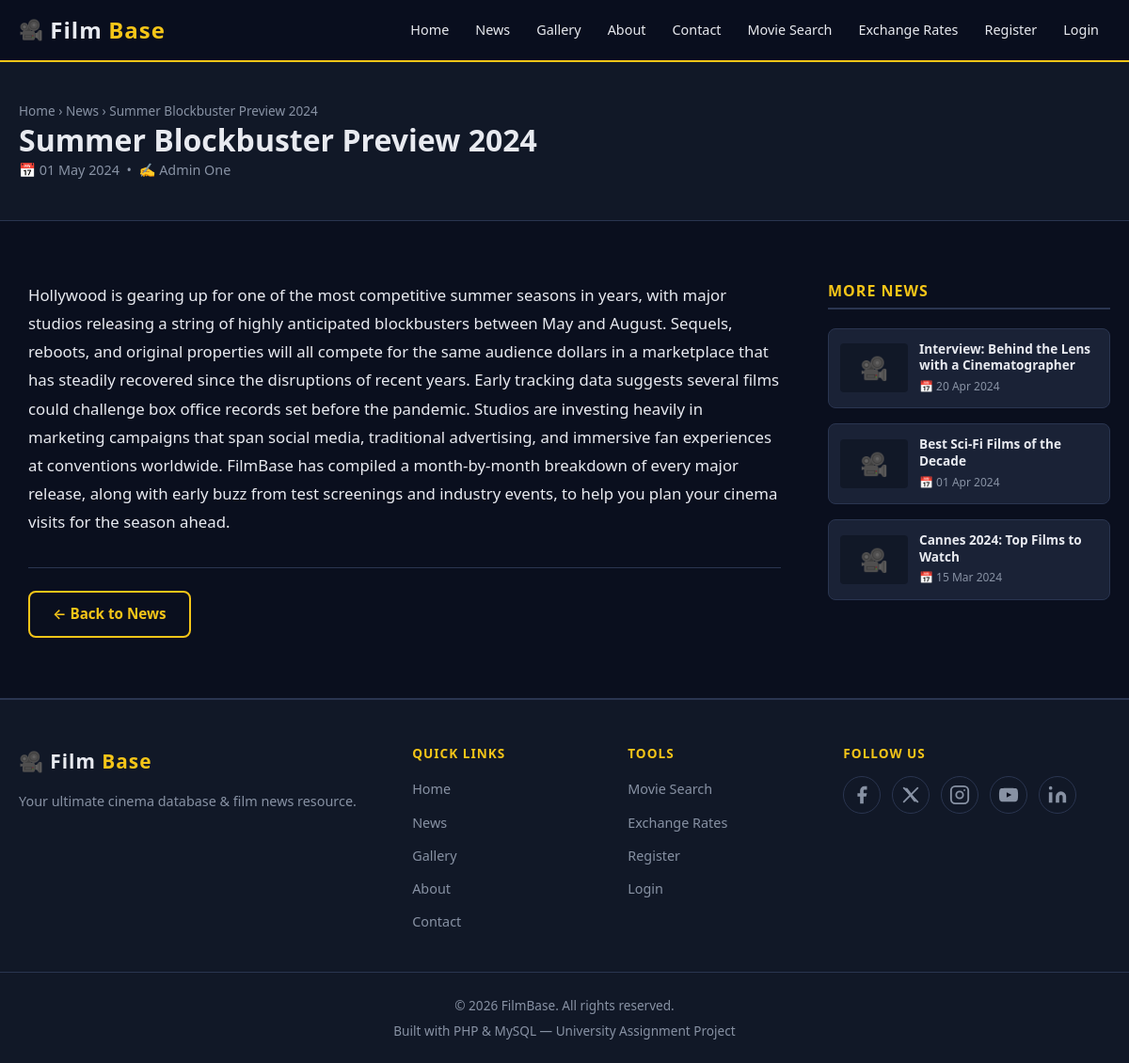
/news-single.php?id=5, run on the app's committed database.
### tables this page shows
CREATE TABLE `news` (
  `id`         INT(11)      NOT NULL AUTO_INCREMENT,
  `user_id`    INT(11)      NOT NULL,
  `title`      VARCHAR(255) NOT NULL,
  `body`       TEXT         NOT NULL,
  `image`      VARCHAR(255) NOT NULL DEFAULT '',
  `created_at` DATETIME     NOT NULL DEFAULT CURRENT_TIMESTAMP,
  PRIMARY KEY (`id`),
  KEY `user_id` (`user_id`)
);

CREATE TABLE `users` (
  `id`         INT(11)      NOT NULL AUTO_INCREMENT,
  `firstname`  VARCHAR(100) NOT NULL,
  `lastname`   VARCHAR(100) NOT NULL,
  `email`      VARCHAR(255) NOT NULL UNIQUE,
  `password`   VARCHAR(255) NOT NULL,
  `country`    VARCHAR(100) NOT NULL DEFAULT '',
  `role`       ENUM('admin','user') NOT NULL DEFAULT 'user',
  `created_at` DATETIME     NOT NULL DEFAULT CURRENT_TIMESTAMP,
  PRIMARY KEY (`id`)
);

### includes/auth.php (called while the page is built, shortened)
<?php
function e(string $str): string {
    return htmlspecialchars($str, ENT_QUOTES, 'UTF-8');
}

### news-single.php (the view, shortened to what this page needs)
<?php
require_once __DIR__ . '/config/db.php';
require_once __DIR__ . '/includes/auth.php';
$id = (int)($_GET['id'] ?? 0);
$stmt = $conn->prepare(
    "SELECT n.id, n.title, n.body, n.image, n.created_at,
            u.firstname, u.lastname
     FROM news n
     LEFT JOIN users u ON u.id = n.user_id
     WHERE n.id = ?
     LIMIT 1"
);
$stmt->bind_param('i', $id);
$stmt->execute();
$article = $stmt->get_result()->fetch_assoc();
$relStmt = $conn->prepare("SELECT id, title, image, created_at FROM news WHERE id != ? ORDER BY created_at DESC LIMIT 3");
$relStmt->bind_param('i', $id);
$relStmt->execute();
$related = $relStmt->get_result()->fetch_all(MYSQLI_ASSOC);
require_once __DIR__ . '/includes/header.php';
?>
<div class="page-hero">
    <div class="container">
        <p class="breadcrumb">
            <a href="/filmbase/index.php">Home</a> &rsaquo;
            <a href="/filmbase/news.php">News</a> &rsaquo;
            <?php echo e(mb_substr($article['title'], 0, 50)) . (mb_strlen($article['title']) > 50 ? '...' : ''); ?>
        </p>
        <h1><?php echo e($article['title']); ?></h1>
        <p class="article-meta">
            &#128197; <?php echo e(date('d M Y', strtotime($article['created_at']))); ?>
            &nbsp;&bull;&nbsp;
            &#9997; <?php echo e($article['firstname'] . ' ' . $article['lastname']); ?>
        </p>
    </div>
</div>
<section class="section">
    <div class="container">
        <div class="single-layout">
            <article class="news-article">
                <div class="article-body">
                    <?php
                    $body = $article['body'];
                    if (strpos($body, '<p') === false) {
                        $paragraphs = array_filter(array_map('trim', explode("\n\n", $body)));
                        foreach ($paragraphs as $para) {
                            echo '<p>' . e($para) . '</p>';
                        }
                    } else {
                        echo $body;
                    }
                    ?>
                </div>
                <div style="margin-top:2rem; padding-top:1.5rem; border-top:1px solid var(--border);">
                    <a href="/filmbase/news.php" class="btn btn-outline">&larr; Back to News</a>
                </div>
            </article>
            <?php if (!empty($related)): ?>
                <aside class="article-sidebar">
                    <h3 class="sidebar-title">More News</h3>
                    <div class="related-list">
                        <?php foreach ($related as $rel): ?>
                            <a href="/filmbase/news-single.php?id=<?php echo (int)$rel['id']; ?>" class="related-card">
                                <div class="related-img">
                                    <?php if (!empty($rel['image'])): ?>
                                        <div class="card-img-placeholder" style="display:none; font-size:1.5rem;">&#127909;</div>
                                    <?php else: ?>
                                        <div class="card-img-placeholder" style="font-size:1.5rem;">&#127909;</div>
                                    <?php endif; ?>
                                </div>
                                <div class="related-info">
                                    <p class="related-title"><?php echo e($rel['title']); ?></p>
                                    <p class="related-date">&#128197; <?php echo e(date('d M Y', strtotime($rel['created_at']))); ?></p>
                                </div>
                            </a>
                        <?php endforeach; ?>
                    </div>
                </aside>
            <?php endif; ?>
        </div>
    </div>
</section>
<?php require_once __DIR__ . '/includes/footer.php'; ?>

### assets/css/style.css (style rules this page uses)
*, *::before, *::after { box-sizing: border-box; margin: 0; padding: 0; }
:root { --bg-primary: #0a0f1e; --bg-secondary: #111827; --bg-card: #1a2236; --bg-input: #0d1426; --accent: #f5c518; --accent-dark: #c9a200; --text-primary: #e8eaf0; --text-muted: #8892a4; --text-dark: #0a0f1e; --border: #2a3550; --danger: #e74c3c; --success: #2ecc71; --radius: 8px; --shadow: 0 4px 20px rgba(0,0,0,0.5); --transition: 0.25s ease; --max-width: 1200px; }
html { scroll-behavior: smooth; }
body { font-family: 'Segoe UI', system-ui, -apple-system, sans-serif; background-color: var(--bg-primary); color: var(--text-primary); line-height: 1.7; font-size: 16px; min-height: 100vh; display: flex; flex-direction: column; }
a { color: var(--accent); text-decoration: none; transition: color var(--transition); }
h1, h2, h3, h4, h5 { line-height: 1.25; color: var(--text-primary); font-weight: 700; }
p { margin-bottom: 1rem; color: var(--text-primary); }
.container { max-width: var(--max-width); margin: 0 auto; padding: 0 1.25rem; }
.section { padding: 4rem 0; }
.btn { display: inline-block; padding: 0.65rem 1.5rem; border-radius: var(--radius); font-size: 0.95rem; font-weight: 600; cursor: pointer; border: 2px solid transparent; transition: background var(--transition), color var(--transition), border-color var(--transition); text-align: center; }
.btn-outline { background: transparent; border-color: var(--accent); color: var(--accent); }
.card-img-placeholder { width: 100%; height: 100%; display: flex; align-items: center; justify-content: center; font-size: 3rem; color: var(--border); }
.page-hero { background: var(--bg-secondary); border-bottom: 1px solid var(--border); padding: 2.5rem 0; }
.page-hero h1 { font-size: 2rem; }
.page-hero p { color: var(--text-muted); margin: 0; }
.breadcrumb { font-size: 0.85rem; color: var(--text-muted); margin-bottom: 0.5rem; }
.breadcrumb a { color: var(--text-muted); }
.news-article { max-width: 800px; margin: 0 auto; }
.article-meta { color: var(--text-muted); font-size: 0.9rem; margin-bottom: 1.5rem; }
.article-body p { color: var(--text-primary); margin-bottom: 1.25rem; font-size: 1.05rem; line-height: 1.8; }

### news-single.php (style rules this page uses)
.single-layout { display: grid; grid-template-columns: 1fr 300px; gap: 2.5rem; align-items: start; }
.sidebar-title { font-size: 1rem; text-transform: uppercase; letter-spacing: 1px; color: var(--accent); margin-bottom: 1.25rem; padding-bottom: 0.5rem; border-bottom: 2px solid var(--border); }
.related-list { display: flex; flex-direction: column; gap: 1rem; }
.related-card { display: flex; gap: 0.75rem; align-items: center; background: var(--bg-card); border: 1px solid var(--border); border-radius: var(--radius); padding: 0.75rem; color: var(--text-primary); transition: border-color 0.25s ease; }
.related-img { width: 72px; height: 52px; flex-shrink: 0; border-radius: 4px; overflow: hidden; background: var(--bg-secondary); display: flex; align-items: center; justify-content: center; }
.related-title { font-size: 0.85rem; font-weight: 600; margin: 0 0 0.25rem; line-height: 1.3; }
.related-date { font-size: 0.75rem; color: var(--text-muted); margin: 0; }

### data on the page
news: title "Summer Blockbuster Preview 2024", created_at "01 May 2024", user.lastname "Admin One", body "Hollywood is gearing up for one of the most competitive summer seasons in years, with major studios releasing a string of highly anticipated blockbusters between May and August. Sequels, reboots, and original properties will all compete for the same audience dollars in a marketplace that has steadily recovered since the disruptions of recent years. Early tracking data suggests several films could challenge box office records set before the pandemic. Studios are investing heavily in marketing campaigns that span social media, traditional advertising, and immersive fan experiences at conventions worldwide. FilmBase has compiled a month-by-month breakdown of every major release, along with…"
news: title "Interview: Behind the Lens with a Cinematographer", created_at "20 Apr 2024"
news: title "Best Sci-Fi Films of the Decade", created_at "01 Apr 2024"
news: title "Cannes 2024: Top Films to Watch", created_at "15 Mar 2024"
